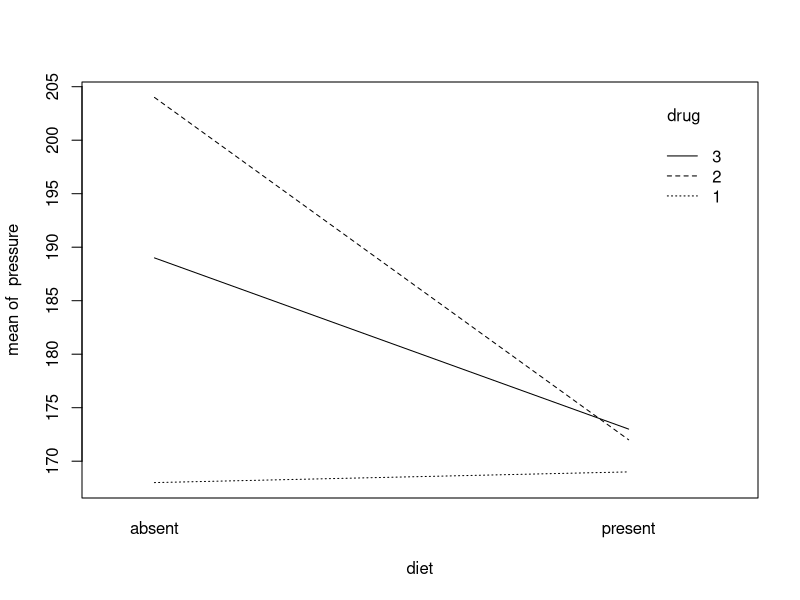
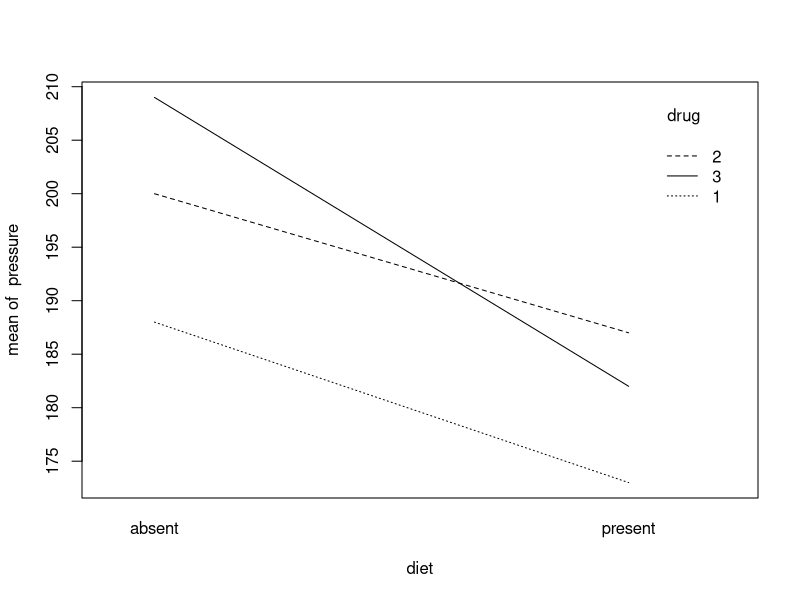
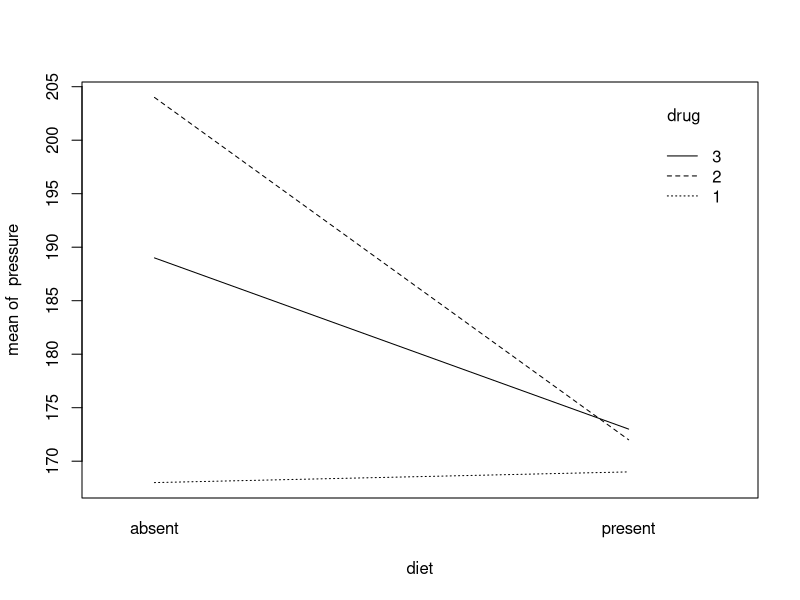
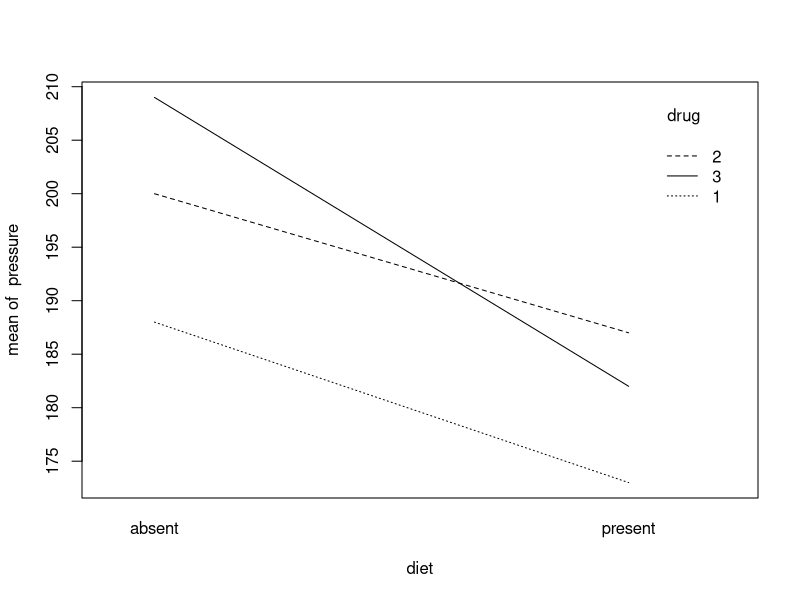

Here is the R script that generated these plots, in order:
## ---- chunk 1
data <- read.table("hyper.txt", header=T)
data$drug <- factor(data$drug)
str(data)
replications(pressure ~ biofeedback + diet + drug, data=data)
## ---- chunk 2
# type your code here
summary(aov(pressure ~ biofeedback * diet * drug, data = data))
## ---- chunk 3
# type your code here
with(data = subset(data, biofeedback == "present"), interaction.plot(diet, drug, pressure))
with(data = subset(data, biofeedback == "absent"), interaction.plot(diet, drug, pressure))
## ---- chunk 4
# type your code here
bioT = subset(data, biofeedback == "present")
bioF = subset(data, biofeedback == "absent")
r1 <- aov(pressure ~ diet * drug, data = bioT)
r2 <- aov(pressure ~ diet * drug, data = bioF)
summary(r1)
summary(r2)
with(data = bioT, interaction.plot(diet, drug, pressure))
with(data = bioF, interaction.plot(diet, drug, pressure))
